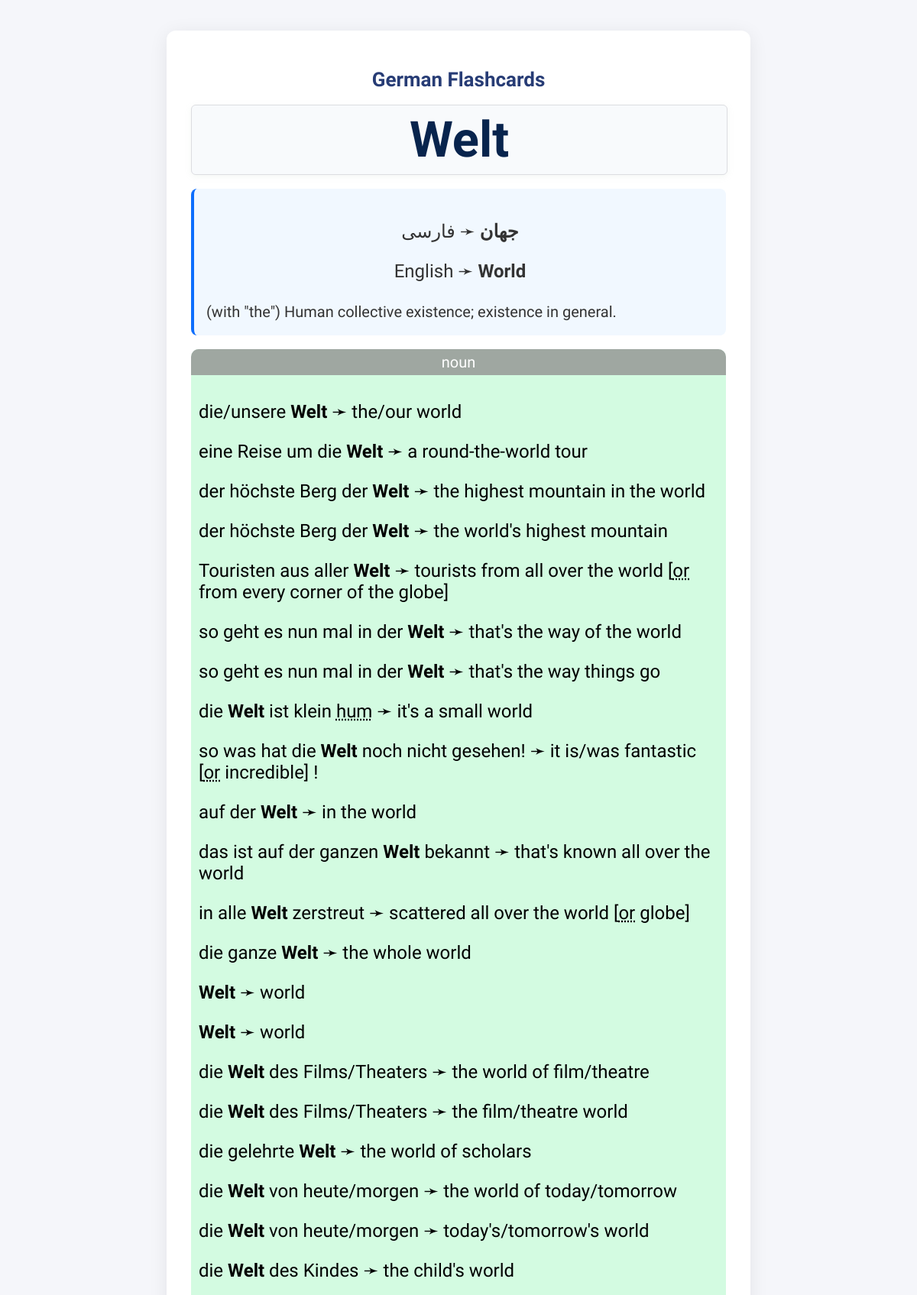
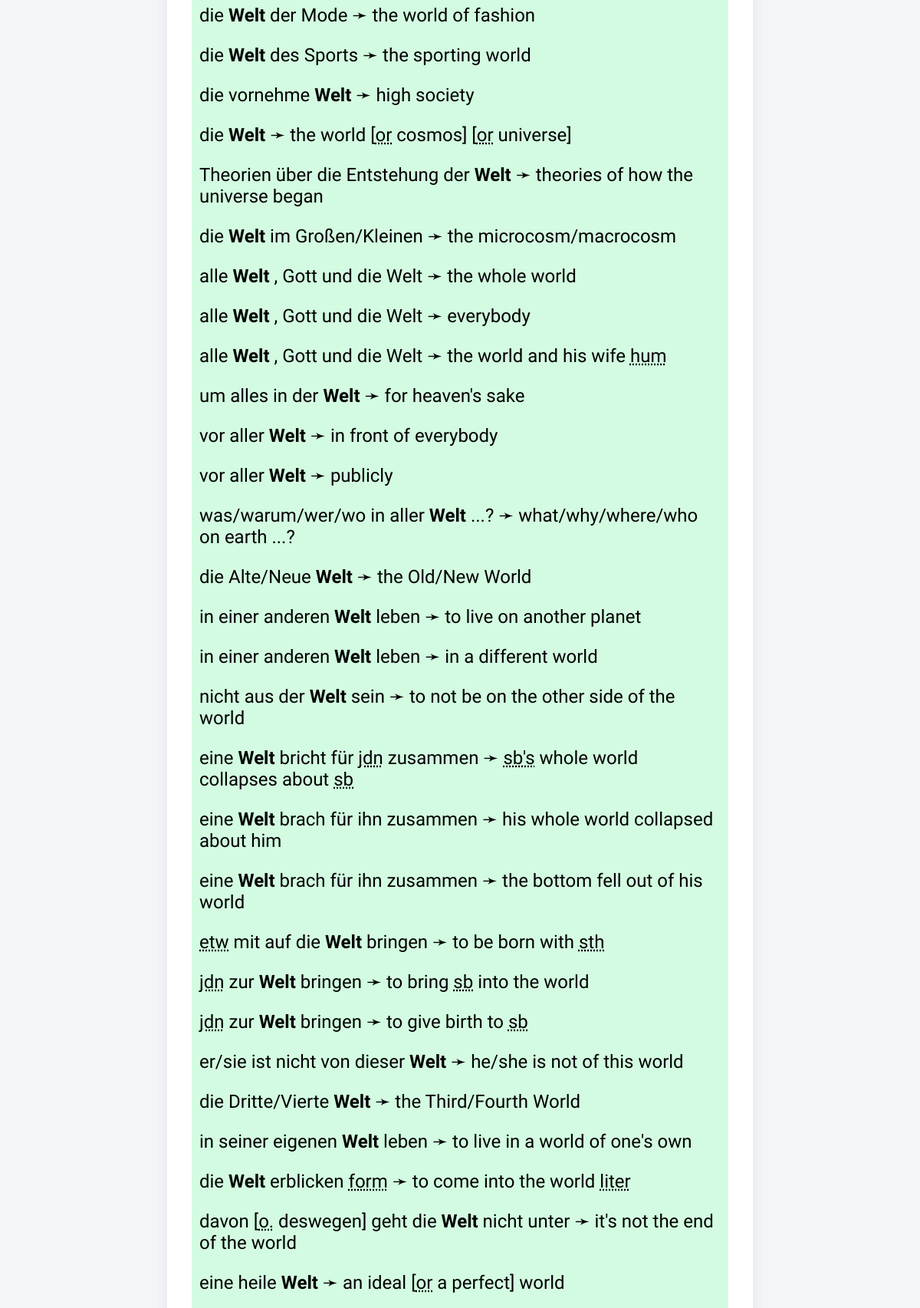
Page /view/2 (upper part) on the committed database (2 pictures, top to bottom).
### tables this page shows
CREATE TABLE flashcards (
                id INTEGER PRIMARY KEY AUTOINCREMENT,
                german TEXT NOT NULL,
                english TEXT,
                persian TEXT,
                definition TEXT,
                pons TEXT,
                coef INTEGER,
                after TEXT
            );

### main.py (the view)
@app.route("/view/<int:card_id>")
def view(card_id):
    with sqlite3.connect(DB_PATH) as conn:
        c = conn.cursor()
        c.execute(f"SELECT * FROM flashcards WHERE id='{card_id}'")
        card = c.fetchone()
        if card is None:
            card = EMPTY_CARD
    return render_template("view.html",
                           card={
                               'id':card[0],
                               'de':card[1],
                               'en':card[2],
                               'fa':card[3],
                               'tx':card[4]},
                           pons=json.loads(card[5]))

### templates/view.html (shortened to what this page needs)
{% extends 'base.html' %}
{% block container %}
<h1>German Flashcards</h1>
<div class="flashcard" id="flashcard" onclick="showDetails()">
  {{ card.de }}
</div>
<div class="details" id="details" style="display:block;">
  <div class="translations">
    <p class="persian"><strong>{{ card.fa }}</strong> &#10139 فارسی </p>
    <p class="english">English &#10139 <strong>{{ card.en }}</strong></p>
    <small class="defenitions">{{ card.tx }}</small>
  </div>
  {% for lang in pons %}
    {% for hit in lang.hits %}
      <div>
      {% for rom in hit.roms %}
        <div class="def-entry">
        <small class="def-entry-heading">{{rom.wordclass}}</small>
        <div class="def-entry-body">
          {% for arb in rom.arabs %}
            {% for trn in arb.translations %}
              <p>
                <span>{{trn.source|safe}} &#10139</span>
                <span>{{trn.target|safe}}</span>
              </p>
            {% endfor %}
          {% endfor %}
        </div>
        </div>
      {% endfor %}
      </div>
    {% endfor %}
  {% endfor %}
</div>
{% endblock container %}

### static/style.css (style rules this page uses)
body { font-family: "Vazirmatn", sans-serif; font-size: small; background: #f5f6fa; margin: 0; padding: 0; }
h1 { text-align: center; color: #273c75; }
.flashcard { background: #f8fafc; border: 1px solid #dcdde1; border-radius: 6px; outline: none; width: 100%; min-height: 90px; display: flex; align-items: center; justify-content: center; font-size: 5em; font-weight: bolder; color: #08244dff; cursor: pointer; margin-bottom: 18px; transition: box-shadow 0.2s; box-shadow: 0 2px 8px rgba(169, 192, 172, 0.13); user-select: none; }
.details { width: 100%; display: none; padding: 0; margin: 0; margin-top: 10px; font-size: x-large; }
.translations { border-left: 4px solid #0d6efd; background: #f1f8ff; color: #333; border-radius: 8px; padding: 18px 16px; margin-bottom: 18px; }
.def-entry { border-radius: 10px; background-color: #b5f8cd98; }
.def-entry-heading { border-radius: 10px 10px 0 0; background-color: #9fa7a1ff; display: block; text-align: center; width: 100%; padding: 5px 0; color: white; }
.def-entry-body { padding: 5px; margin: 5px; }
.persian { text-align: center; }
.english { text-align: center; }

### rows in the picture
flashcards: de "Welt", fa "جهان", en "World", tx "(with \"the\") Human collective existence; existence in general.", source "die/unsere Welt", target "the/our world", source "eine Reise um die Welt", target "a round-the-world tour", source "der höchste Berg der Welt", target "the highest mountain in the world", target "the world's highest mountain", source "Touristen aus aller Welt", target "tourists from all over the world [ or from every corner of the globe]", source "so geht es nun mal in der Welt", target "that's the way of the world", target "that's the way things go", source "die Welt ist klein hum", target "it's a small world", source "so was hat die Welt noch nicht gesehen!", target "it is/was fantastic [ or incredible] !", source "auf der Welt", target "in the world", source "das ist auf der ganzen Welt bekannt", target "that's known all over the world", source "in alle Welt zerstreut", target "scattered all over the world [ or globe]", source "die ganze Welt", target "the whole world", source "Welt", target "world", source "die Welt des Films/Theaters", target "the world of film/theatre", target "the film/theatre world", source "die gelehrte Welt", target "the world of scholars", source "die Welt von heute/morgen", target "the world of today/tomorrow", target "today's/tomorrow's world", source "die Welt des Kindes", target "the child's world", source "die Welt der Mode", target "the world of fashion", source "die Welt des Sports", target "the sporting world", source "die vornehme Welt", target "high society", source "die Welt", target "the world [ or cosmos] [ or universe]", source "Theorien über die Entstehung der Welt", target "theories of how the universe began", source "die Welt im Großen/Kleinen", target "the microcosm/macrocosm", source "alle Welt , Gott und die Welt", target "everybody", target "the world and his wife hum", source "um alles in der Welt", target "for heaven's sake", source "vor aller Welt", target "in front of everybody", target "publicly", source "was/warum/wer/wo in aller Welt ...?", target "what/why/where/who on earth ...?", source "die Alte/Neue Welt", target "the Old/New World", source "in einer anderen Welt leben", target "to live on another planet", target "in a different world", source "nicht aus der Welt sein", target "to not be on the other side of the world", source "eine Welt bricht für jdn zusammen", target "sb's whole world collapses about sb", source "eine Welt brach für ihn zusammen", target "his whole world collapsed about him", target "the bottom fell out of his world", source "etw mit auf die Welt bringen", target "to be born with sth", source "jdn zur Welt bringen", target "to bring sb into the world", target "to give birth to sb", source "er/sie ist nicht von dieser Welt", target "he/she is not of this world", source "die Dritte/Vierte Welt", target "the Third/Fourth World", source "in seiner eigenen Welt leben", target "to live in a world of one's own", source "die Welt erblicken form", target "to come into the world liter", source "davon [ o. deswegen] geht die Welt nicht unter", target "it's not the end of the world", source "eine heile Welt", target "an ideal [ or a perfect] world"

### other values in the picture
{{ rom.wordclass }} "noun"
